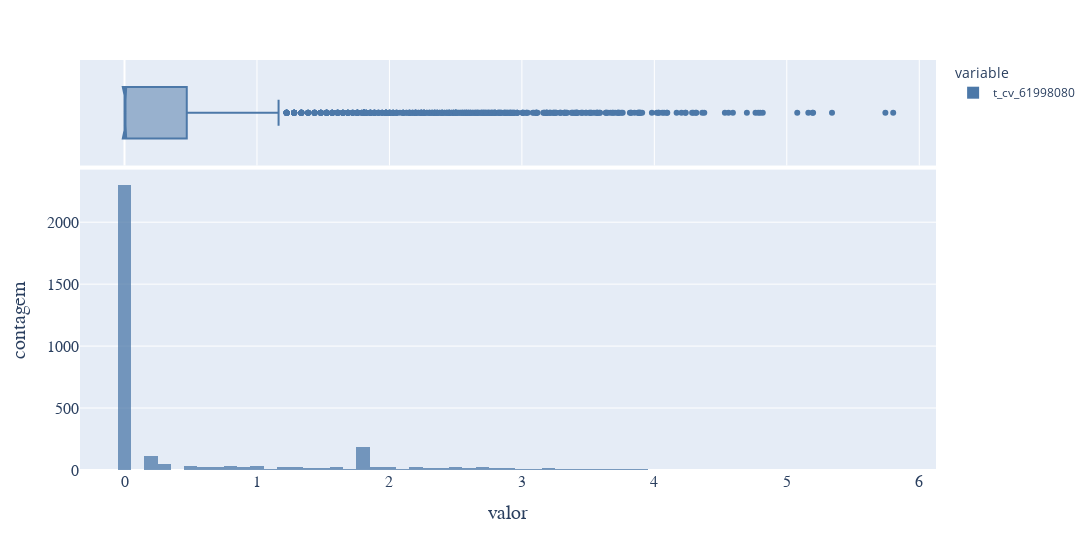

Notebook cell for this chart:
### Code cell
fig = px.histogram(
    data_frame = np.log1p(df_bar[chuvas]),
    marginal   = "box",
    barmode    = 'overlay',
    opacity    = 0.75,
    width      = 1150,
    height     = 550,
    color_discrete_sequence = px.colors.qualitative.T10
)

fig.update_layout(
    xaxis            = dict(tickfont=dict(family="system-ui", size=16)),
    xaxis_title_text = "valor",
    xaxis_title_font = dict(family="system-ui", size=20),
    yaxis            = dict(tickfont=dict(family="system-ui", size=16)),
    yaxis_title_text = "contagem",
    yaxis_title_font = dict(family="system-ui", size=20),
)

fig.show()

### Figure 1 — Plotly figure (JSON) as saved in the notebook; plotly's stock layout.template omitted (floating-point values rounded to 4 significant figures; data arrays with more than 128 entries replaced by an {"elided": "..."} marker saying what was removed)
{"data": [{"alignmentgroup": "True", "bingroup": "x", "hovertemplate": "variable=t_cv_61998080<br>value=%{x}<br>count=%{y}<extra></extra>", "legendgroup": "t_cv_61998080", "marker": {"color": "#4C78A8", "opacity": 0.75, "pattern": {"shape": ""}}, "name": "t_cv_61998080", "offsetgroup": "t_cv_61998080", "orientation": "v", "showlegend": true, "type": "histogram", "x": {"elided": "3289 float values"}, "xaxis": "x", "yaxis": "y"}, {"alignmentgroup": "True", "hovertemplate": "variable=t_cv_61998080<br>value=%{x}<extra></extra>", "legendgroup": "t_cv_61998080", "marker": {"color": "#4C78A8"}, "name": "t_cv_61998080", "notched": true, "offsetgroup": "t_cv_61998080", "showlegend": false, "type": "box", "x": {"elided": "3289 float values"}, "xaxis": "x2", "yaxis": "y2"}], "layout": {"barmode": "overlay", "height": 550, "legend": {"title": {"text": "variable"}, "tracegroupgap": 0}, "margin": {"t": 60}, "width": 1150, "xaxis": {"anchor": "y", "domain": [0, 1], "tickfont": {"family": "system-ui", "size": 16}, "title": {"font": {"family": "system-ui", "size": 20}, "text": "valor"}}, "xaxis2": {"anchor": "y2", "domain": [0, 1], "matches": "x", "showgrid": true, "showticklabels": false}, "yaxis": {"anchor": "x", "domain": [0, 0.7326], "tickfont": {"family": "system-ui", "size": 16}, "title": {"font": {"family": "system-ui", "size": 20}, "text": "contagem"}}, "yaxis2": {"anchor": "x2", "domain": [0.7426, 1], "matches": "y2", "showgrid": false, "showline": false, "showticklabels": false, "ticks": ""}}}
